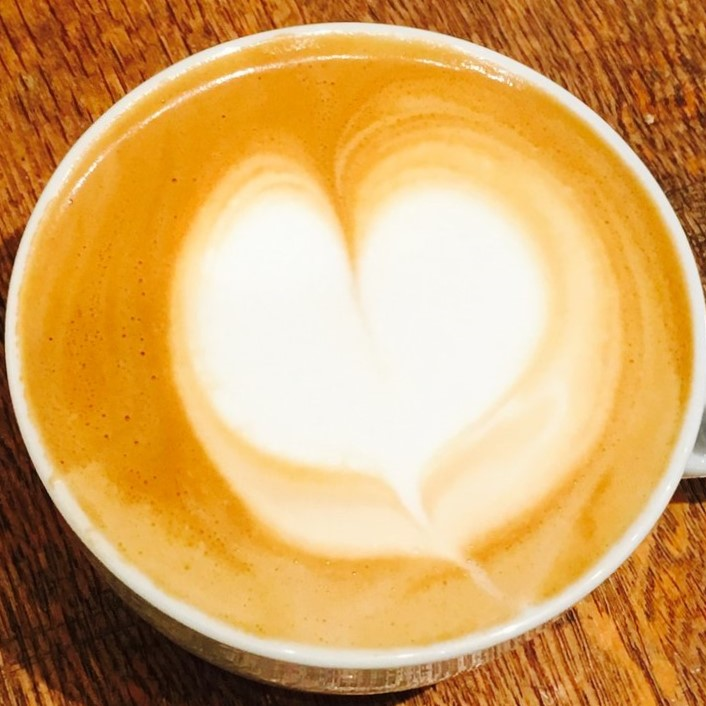
%> input picture pca_latte/wrong_heart.jpeg, 706 x 706 px
$ octave reconstruct_to_rosetta.m   (GNU Octave 9; MATLAB toolbox functions it lacks are replaced by stand-ins)
%> lines starting %> are read from the running program, lines starting %| are printed output that depends on the picture
I = 'wrong_heart.jpeg';
I = imread(I);
%> I is the input picture: size 706x706x3 uint8; mean R, G, B 212.9, 165.2, 99.5
I = imresize(I,[150 150]);
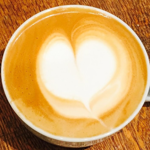
%> I: size 150x150x3 uint8; mean R, G, B 212.9, 165.2, 99.5
img = double(rgb2gray(I));
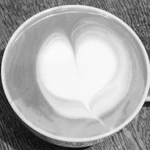
%> img: size 150x150 double; min 8, max 252, mean 172
latte = zeros(150,150); %초기화
latte(:) = (img(:))';

%> (the run ends here)

$ run again, with pca_latte/wrong_rosetta.jpg copied over pca_latte/wrong_heart.jpeg
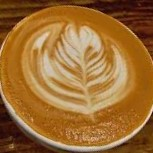
%> input picture pca_latte/wrong_rosetta.jpg, 153 x 153 px
%> I is the input picture: size 153x153x3 uint8; mean R, G, B 156.1, 107.9, 51.4
%> `I = imresize(I,[150 150]);`:
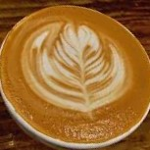
%> I: size 150x150x3 uint8; mean R, G, B 156.1, 107.9, 51.4
%> `img = double(rgb2gray(I));`:
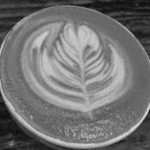
%> img: size 150x150 double; min 11, max 224, mean 115.9
